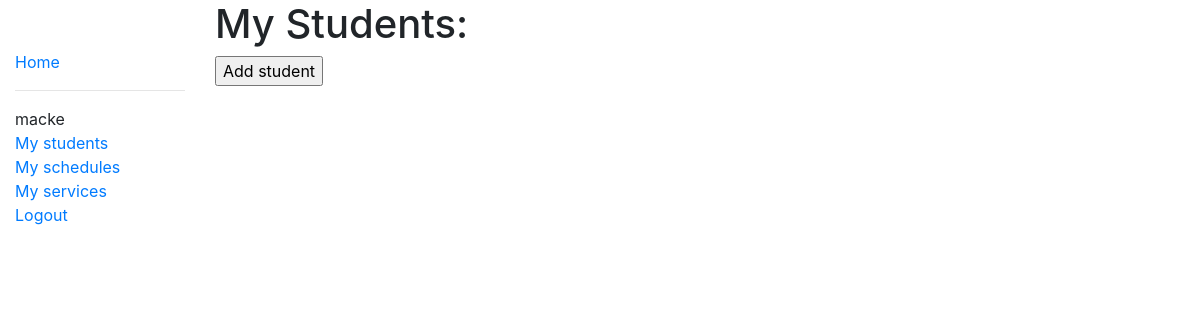
Before: /app/studentlist/ (signed in) with the older database file.
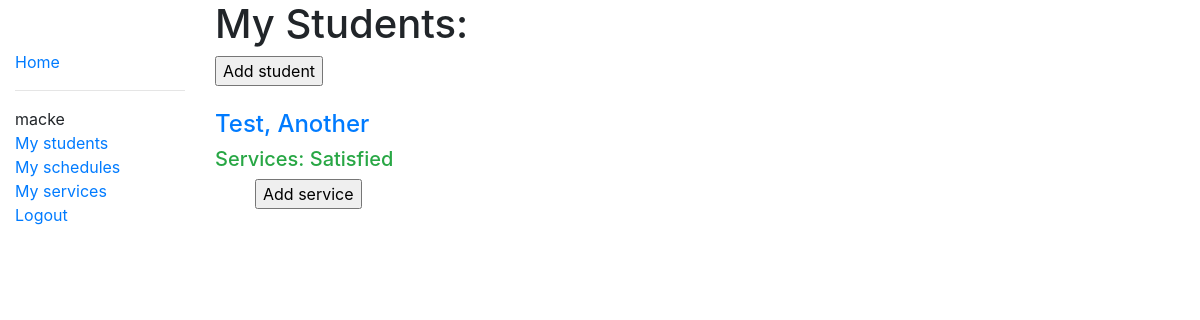
After: the same page with the newer database file.
### app/models.py (models this page shows)
class Student(models.Model):
    first_name = models.CharField(max_length=20, help_text='Enter First Name')
    middle_name = models.CharField(max_length=20, null=True, blank=True, help_text='Enter Middle Name')
    last_name = models.CharField(max_length=20, help_text='Enter Last Name')
    teacher = models.ForeignKey(User, on_delete=models.CASCADE, null=True)
    serviced = models.BooleanField(default=False, help_text='Check if the services for this student have been completed')
    id = models.UUIDField(primary_key=True, default=uuid.uuid4, help_text='Unique ID for this student')
    class Meta:
        ordering = ['last_name', 'first_name']
    def __str__(self):
        return f'{self.last_name}, {self.first_name}'
    def get_absolute_url(self):
        return reverse('student-detail', args=[str(self.id)])
    @property
    def is_serviced(self):
        for service in self.services.all():
            if not service.is_satisfied:
                return False
        return True

### app/views.py (the view)
# urls.py: path('studentlist/', staff_member_required(views.StudentListView.as_view()), name='student-list'),
class StudentListView(LoginRequiredMixin, generic.ListView):
    login_url = '/accounts/login/'
    model = Student
    def get_queryset(self):
        return Student.objects.filter(teacher=self.request.user)

### app/templates/app/student_list.html (shortened to what this page needs)
{% extends "base_template.html" %}
{% block content %}
    <h1>My Students: </h1>
    <form action="{% url 'create-student'%}">
        <input type="submit" value="Add student"/>
    </form>
    <br>
    {% if student_list %}
        {% for student in student_list %}
            <h4><a href="{{ student.get_absolute_url }}">{{student}}</a></h4>
            {% if student.is_serviced %}
                <h5 class="text-success">Services: Satisfied</h5>
            {% else %}
                <h5 class="text-danger">Services: Not Satisfied</h5>
            {% endif %}
            <ol>
                {% if student.services.count < 4 %}
                    <form action="{% url 'create-service' student.id %}">
                        <input type="submit" value="Add service"/>
                    </form>
                {% endif %}
            </ol>
        {% endfor %}
    {% endif %}
{% endblock %}

Changed rows visible on the page:
added Student: last_name+first_name "Test, Another", shows "Services: Satisfied"
